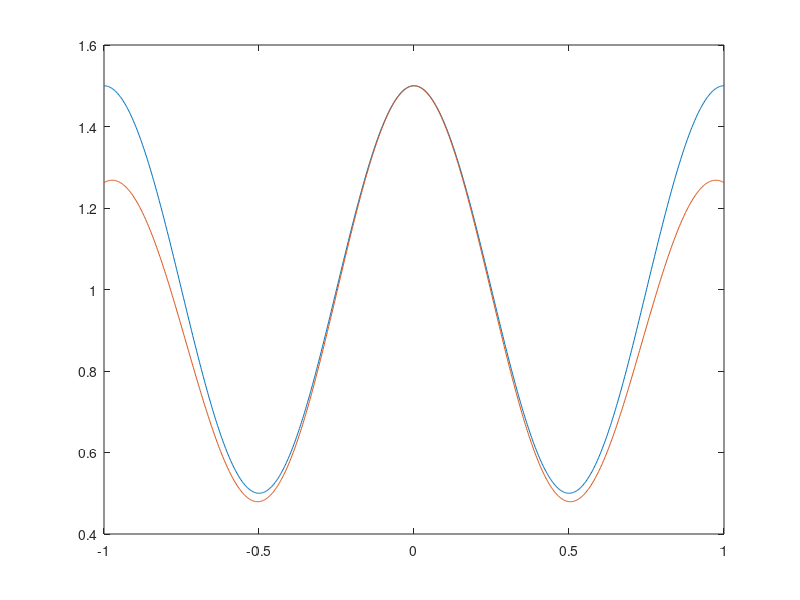

MATLAB code for this plot:
clear all; close all;

figure()
x  = linspace(-1,1,1e3);

y = 1+0.5*cos(x*2*pi);

plot(x,y); hold on;
plot(x,sin(x)./(x).*y)
